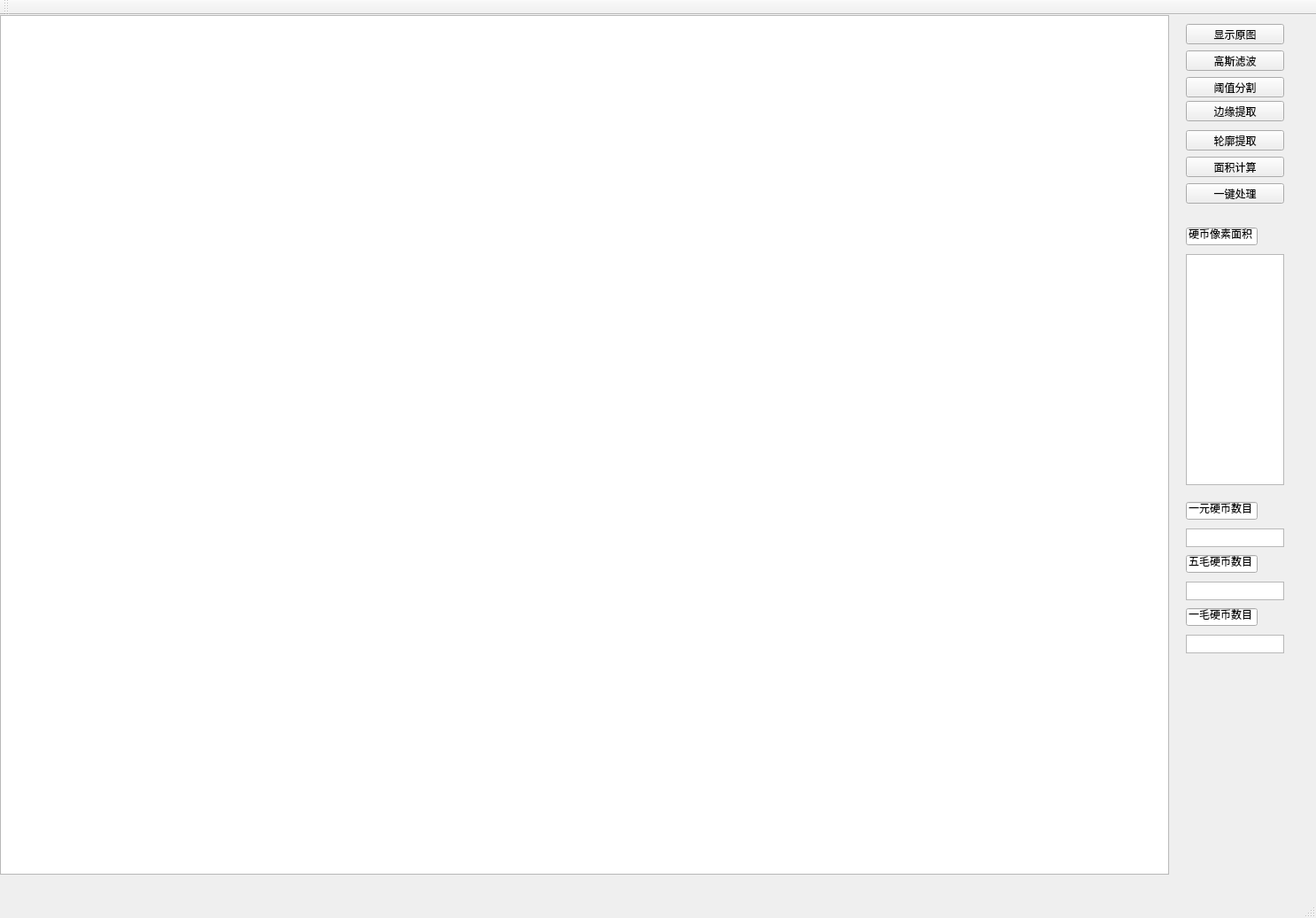
<?xml version="1.0" encoding="UTF-8"?>
<ui version="4.0">
 <class>opencv1</class>
 <widget class="QMainWindow" name="opencv1">
  <property name="geometry">
   <rect>
    <x>0</x>
    <y>0</y>
    <width>1487</width>
    <height>1037</height>
   </rect>
  </property>
  <property name="windowTitle">
   <string>opencv1</string>
  </property>
  <widget class="QWidget" name="centralWidget">
   <widget class="QGraphicsView" name="graphicsView">
    <property name="geometry">
     <rect>
      <x>0</x>
      <y>0</y>
      <width>1321</width>
      <height>971</height>
     </rect>
    </property>
   </widget>
   <widget class="QPushButton" name="pushButton_6">
    <property name="geometry">
     <rect>
      <x>1340</x>
      <y>130</y>
      <width>111</width>
      <height>23</height>
     </rect>
    </property>
    <property name="text">
     <string>轮廓提取</string>
    </property>
   </widget>
   <widget class="QPushButton" name="pushButton">
    <property name="geometry">
     <rect>
      <x>1340</x>
      <y>10</y>
      <width>111</width>
      <height>23</height>
     </rect>
    </property>
    <property name="text">
     <string>显示原图</string>
    </property>
   </widget>
   <widget class="QPushButton" name="pushButton_5">
    <property name="geometry">
     <rect>
      <x>1340</x>
      <y>40</y>
      <width>111</width>
      <height>23</height>
     </rect>
    </property>
    <property name="text">
     <string>高斯滤波</string>
    </property>
   </widget>
   <widget class="QPushButton" name="pushButton_2">
    <property name="geometry">
     <rect>
      <x>1340</x>
      <y>70</y>
      <width>111</width>
      <height>23</height>
     </rect>
    </property>
    <property name="text">
     <string>阈值分割</string>
    </property>
   </widget>
   <widget class="QPushButton" name="pushButton_3">
    <property name="geometry">
     <rect>
      <x>1340</x>
      <y>97</y>
      <width>111</width>
      <height>23</height>
     </rect>
    </property>
    <property name="text">
     <string>边缘提取</string>
    </property>
   </widget>
   <widget class="QListWidget" name="listWidget">
    <property name="geometry">
     <rect>
      <x>1340</x>
      <y>270</y>
      <width>111</width>
      <height>261</height>
     </rect>
    </property>
   </widget>
   <widget class="QLineEdit" name="lineEdit">
    <property name="geometry">
     <rect>
      <x>1340</x>
      <y>240</y>
      <width>81</width>
      <height>20</height>
     </rect>
    </property>
    <property name="text">
     <string>硬币像素面积</string>
    </property>
   </widget>
   <widget class="QLineEdit" name="lineEdit_2">
    <property name="geometry">
     <rect>
      <x>1340</x>
      <y>550</y>
      <width>81</width>
      <height>20</height>
     </rect>
    </property>
    <property name="text">
     <string>一元硬币数目</string>
    </property>
   </widget>
   <widget class="QLineEdit" name="lineEdit_3">
    <property name="geometry">
     <rect>
      <x>1340</x>
      <y>610</y>
      <width>81</width>
      <height>20</height>
     </rect>
    </property>
    <property name="text">
     <string>五毛硬币数目</string>
    </property>
   </widget>
   <widget class="QLineEdit" name="lineEdit_4">
    <property name="geometry">
     <rect>
      <x>1340</x>
      <y>670</y>
      <width>81</width>
      <height>20</height>
     </rect>
    </property>
    <property name="text">
     <string>一毛硬币数目</string>
    </property>
   </widget>
   <widget class="QListWidget" name="listWidget_2">
    <property name="geometry">
     <rect>
      <x>1340</x>
      <y>580</y>
      <width>111</width>
      <height>21</height>
     </rect>
    </property>
   </widget>
   <widget class="QListWidget" name="listWidget_3">
    <property name="geometry">
     <rect>
      <x>1340</x>
      <y>640</y>
      <width>111</width>
      <height>21</height>
     </rect>
    </property>
   </widget>
   <widget class="QListWidget" name="listWidget_4">
    <property name="geometry">
     <rect>
      <x>1340</x>
      <y>700</y>
      <width>111</width>
      <height>21</height>
     </rect>
    </property>
   </widget>
   <widget class="QPushButton" name="pushButton_4">
    <property name="geometry">
     <rect>
      <x>1340</x>
      <y>190</y>
      <width>111</width>
      <height>23</height>
     </rect>
    </property>
    <property name="text">
     <string>一键处理</string>
    </property>
   </widget>
   <widget class="QPushButton" name="pushButton_7">
    <property name="geometry">
     <rect>
      <x>1340</x>
      <y>160</y>
      <width>111</width>
      <height>23</height>
     </rect>
    </property>
    <property name="text">
     <string>面积计算</string>
    </property>
   </widget>
  </widget>
  <widget class="QToolBar" name="mainToolBar">
   <attribute name="toolBarArea">
    <enum>TopToolBarArea</enum>
   </attribute>
   <attribute name="toolBarBreak">
    <bool>false</bool>
   </attribute>
  </widget>
  <widget class="QStatusBar" name="statusBar"/>
  <widget class="QMenuBar" name="menuBar">
   <property name="geometry">
    <rect>
     <x>0</x>
     <y>0</y>
     <width>1487</width>
     <height>23</height>
    </rect>
   </property>
  </widget>
 </widget>
 <layoutdefault spacing="6" margin="11"/>
 <resources/>
 <connections/>
</ui>
